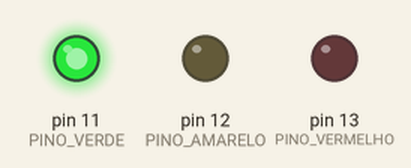
Simulated run of this sketch. Board: Arduino Uno, built with avr-gcc and run on an emulated ATmega328P. On the bench: output pins drawn as LEDs (lit = HIGH).

Above: at 2.0 s.
At 5.0 s:
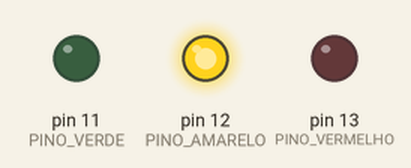
At 8.5 s:
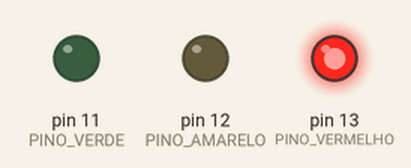
Timing chart, 0 to 14.3 s (numbered marks = the images above):
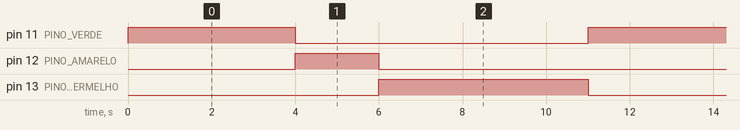

The sketch:

sketch_farol.ino
```cpp
#define PINO_VERDE  11
#define PINO_AMARELO 12
#define PINO_VERMELHO  13

#define LIGADO  1
#define DESLIGADO  0

#define SAIDA  OUTPUT
#define ENTRADA  INPUT

void setup() {
  pinMode(PINO_VERDE, SAIDA);
  pinMode(PINO_AMARELO, SAIDA);
  pinMode(PINO_VERMELHO, SAIDA);
}

void loop() {
  //Abrir sinal
  digitalWrite(PINO_VERDE, LIGADO);
  digitalWrite(PINO_VERMELHO, DESLIGADO);
  digitalWrite(PINO_AMARELO, DESLIGADO);
  delay(4000);

  //Fechando o sinal
  digitalWrite(PINO_VERDE, DESLIGADO);
  digitalWrite(PINO_AMARELO, LIGADO);
  digitalWrite(PINO_VERMELHO, DESLIGADO);
  delay(2000);

  //Sinal fechado
  digitalWrite(PINO_VERDE, DESLIGADO);
  digitalWrite(PINO_AMARELO, DESLIGADO);
  digitalWrite(PINO_VERMELHO, LIGADO);
  delay(5000);

}
```

Measured:
- by itself, pin 11 (PINO_VERDE): alternates HIGH for 4.0 s and LOW for 7.0 s
- by itself, pin 12 (PINO_AMARELO): alternates HIGH for 2.0 s and LOW for 9.0 s
- by itself, pin 13 (PINO_VERMELHO): alternates HIGH for 5.0 s and LOW for 6.0 s
